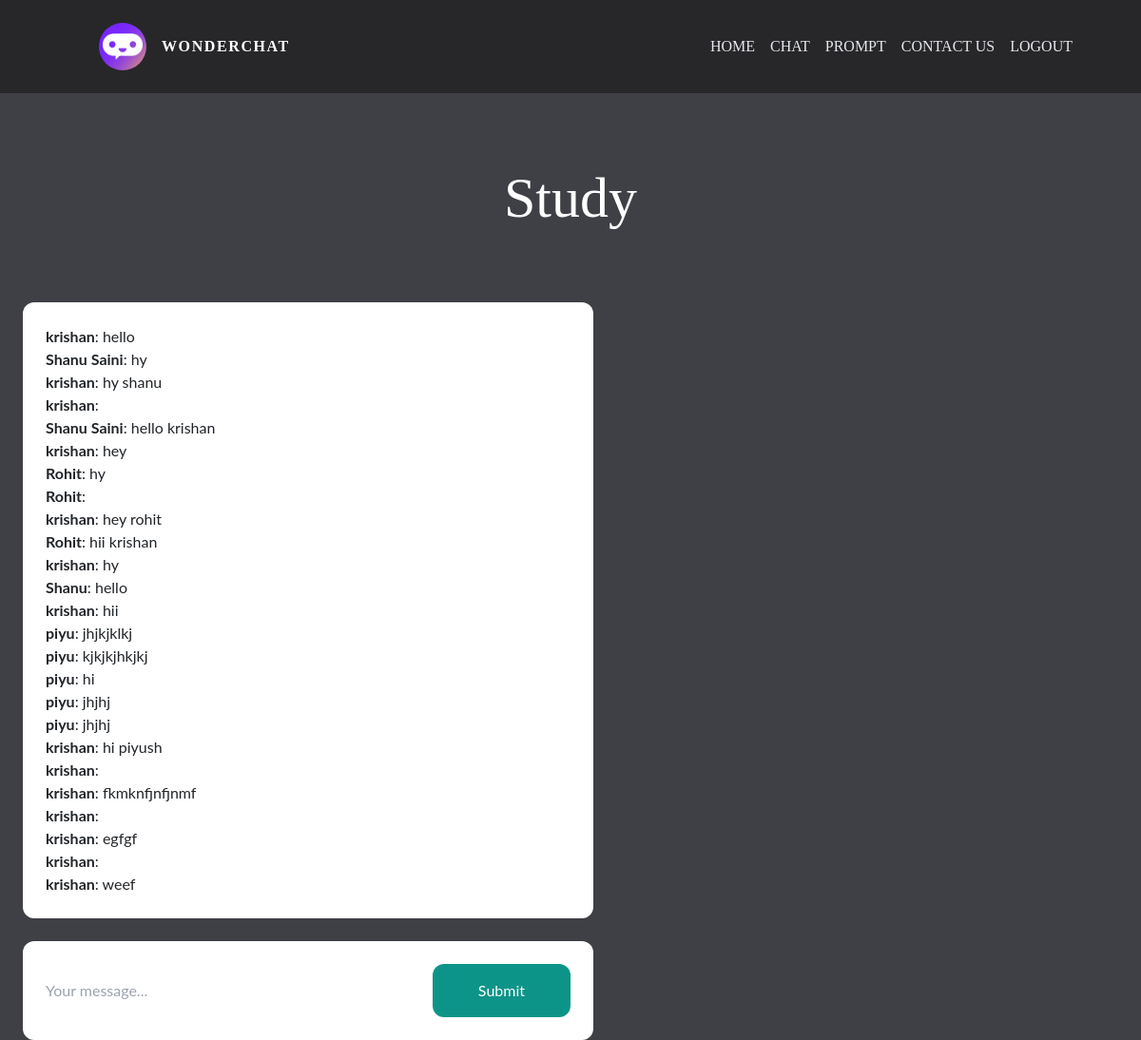
/rooms/Study/ (signed in), run on the app's committed database.
### room/models.py (models this page shows)
class Room(models.Model):
    name = models.CharField(max_length=255)
    slug = models.SlugField(unique=True)

class Message(models.Model):
    room = models.ForeignKey(Room, related_name='messages', on_delete=models.CASCADE)
    user = models.ForeignKey(User, related_name='messages', on_delete=models.CASCADE)
    content = models.TextField()
    date_added = models.DateTimeField(auto_now_add=True)
    class Meta:
        ordering = ('date_added',)

### room/views.py (the view)
# urls.py: path('rooms/', include('room.urls')),
@login_required
def room(request, slug):
    room = Room.objects.get(slug=slug)
    messages = Message.objects.filter(room=room)[0:25]
    return render(request, 'room/room.html', {'room': room, 'messages': messages})

### templates/room/room.html (shortened to what this page needs)
{% extends 'core/base.html' %}
{% block content %}
<div class="p-10 lg:p-20 text-center">
    <h1 class="text-3xl lg:text-6xl text-white">{{ room.name }}</h1>
</div>
<div class="lg:w-2/4 mx-4 lg:mx-auto p-4 bg-white rounded-xl">
    <div class="chat-messages space-y-3" id="chat-messages">
        {% for m in messages %}<b>{{ m.user.username }}</b>: {{ m.content }}<br>{% endfor %}
    </div>
</div>
<div class="lg:w-2/4 mt-6 mx-4 lg:mx-auto p-4 bg-white rounded-xl">
    <form method="post" action="." class="flex">
        <input type="text" name="content" class="flex-1 mr-3" placeholder="Your message..." id="chat-message-input">
        <button
            class="px-5 py-3 rounded-xl text-white bg-teal-600 hover:bg-teal-700"
            id="chat-message-submit"
        >Submit</button>
    </form>
</div>
{% endblock %}

### room/templates/core/base.html (shortened to what this page needs)
<!DOCTYPE html>
<html>
  <head>
    <script src="https://cdn.tailwindcss.com"></script>
    <link rel="stylesheet" href="/static/index.css" />
  </head>
  <body class="bg-zinc-700">
    <nav class="flex items-center justify-between px-4 py-6 bg-zinc-800">
      <div class="flex flex-row justify-center items-center gap-3">
        <img
          class="img-fluid rounded-circle-logo"
          src="/static/images/logo.jpeg"
          alt="..." />
        <span class="My text-white ">WonderChat</span>
      </div>
      <div class="flex items-center space-x-4 mx-5">
        {% if request.user.is_authenticated %}
        <a class="nav-link text-gray-200 hover:text-white" href="/home">HOME</a>
        <a href="/rooms/" class="nav-link text-gray-200 hover:text-white"
          >CHAT</a
        >
        <a
          class="nav-link hover:white text-gray-200 hover:text-white"
          href="/img"
          >PROMPT</a
        >
        <a
          class="nav-link hover:white text-gray-200 hover:text-white"
          href="/contact"
          >CONTACT US</a
        >
        <a
          class="nav-link hover:white text-gray-200 hover:text-white"
          href="{% url 'logout' %}"
          >LOGOUT</a
        >
        {% endif %}
      </div>
    </nav>
    {% block content %} {% endblock %} {% block scripts %} {% endblock %}
  </body>
</html>

### room/templates/core/base.html (style rules this page uses)
h1, h2, a { font-family: Montserrat-Regular; }
a { font-family: Montserrat-Regular; font-size: 20px; }
span { font-family: Montserrat-Regular; text-transform: uppercase; font-size: 1rem; letter-spacing: 0.1rem; font-weight: 700; }
img { margin-left: 80px; }

### data on the page
Room: name "Study"
Message: user.username "krishan", content "hello"
Message: user.username "Shanu Saini", content "hy"
Message: user.username "krishan", content "hy shanu"
Message: user.username "krishan"
Message: user.username "Shanu Saini", content "hello krishan"
Message: user.username "krishan", content "hey"
Message: user.username "Rohit", content "hy"
Message: user.username "Rohit"
Message: user.username "krishan", content "hey rohit"
Message: user.username "Rohit", content "hii krishan"
Message: user.username "krishan", content "hy"
Message: user.username "Shanu", content "hello"
Message: user.username "krishan", content "hii"
Message: user.username "piyu", content "jhjkjklkj"
Message: user.username "piyu", content "kjkjkjhkjkj"
Message: user.username "piyu", content "hi"
Message: user.username "piyu", content "jhjhj"
Message: user.username "piyu", content "jhjhj"
Message: user.username "krishan", content "hi piyush"
Message: user.username "krishan"
Message: user.username "krishan", content "fkmknfjnfjnmf"
Message: user.username "krishan"
Message: user.username "krishan", content "egfgf"
Message: user.username "krishan"
Message: user.username "krishan", content "weef"
